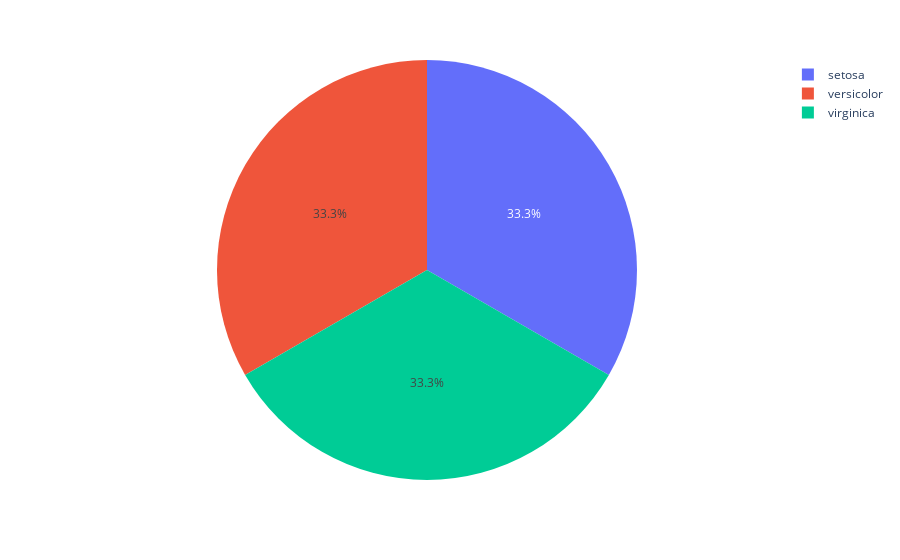

The code cell stored with this chart in its notebook:
### Code cell
#7 pie chart
df_pie = df['species'].value_counts().reset_index()
df_pie.columns = ['species', 'count']
fig7 = px.pie(df_pie, values='count', names='species')
fig7.show()
# save the plot
fig7.write_image("./output/fig7.png", scale=3)

### Figure 1 — Plotly figure (JSON) as saved in the notebook; plotly's stock layout.template omitted (floating-point values rounded to 4 significant figures)
{"data": [{"domain": {"x": [0, 1], "y": [0, 1]}, "hovertemplate": "species=%{label}<br>count=%{value}<extra></extra>", "labels": ["setosa", "versicolor", "virginica"], "legendgroup": "", "name": "", "showlegend": true, "type": "pie", "values": [50, 50, 50]}], "layout": {"legend": {"tracegroupgap": 0}, "margin": {"t": 60}}}
